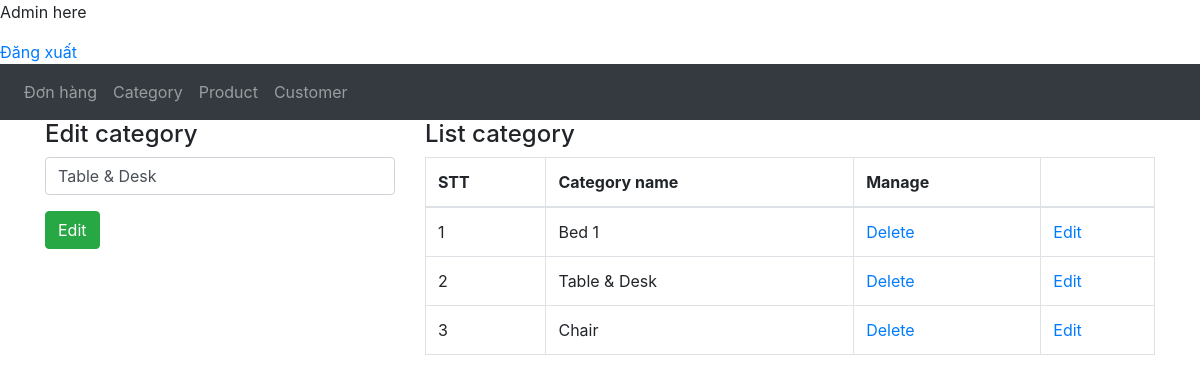
/admin/xulidanhmuc.php?sua=2, run on the app's committed database.
### tables this page shows
CREATE TABLE `tbl_category` (
  `category_id` int(11) NOT NULL,
  `category_name` varchar(50) NOT NULL
);

### admin/xulidanhmuc.php (the view, shortened to what this page needs)
<?php
$con = mysqli_connect("localhost:3307","root","","donoithat");
?>
<?php
    $sql_category = mysqli_query($con, "SELECT * FROM tbl_category");
?>
<!DOCTYPE html>
<html lang="en">
<head>
    <link rel="stylesheet" href="https://maxcdn.bootstrapcdn.com/bootstrap/4.5.2/css/bootstrap.min.css">
</head>
<body>
<p>Admin here</p>
<a href = "dashboard.php?login=dangxuat">Đăng xuất</a>
<?php
 include_once('nav.php');
?>
<div class = "container">
    <div class="row">
        <div class = "col-md-4">
        <?php
        if(isset($_GET['sua'])){
        $danhmuc_id = $_GET['sua'];
        $sql_danhmuc_edit = mysqli_query($con, "SELECT * FROM tbl_category WHERE category_id = '$danhmuc_id'");
        $danhmuc_edit = mysqli_fetch_array($sql_danhmuc_edit);
        ?>
            <h4>Edit category</h4>
            <form action="?sua=<?php echo  $danhmuc_edit['category_id']?>" method = "POST" >
                <div class = "form-group" >
                <input type = "text" name = "danhmuc" class = "form-control" placeholder = "Enter name category" value = "<?php echo $danhmuc_edit['category_name']?>"required/>
                </div>
                <button type = "submit" class = "btn btn-success" name = "suadanhmuc">Edit</button>
            </form>
            <?php
            }
            ?>
        </div>
            <div class = "col-md-8">
            <h4>List category</h4>
            <table class = "table table-resonsive table-bordered table-tripped">
                <tr>
                    <th>STT</th>
                    <th>Category name</th>
                    <th>Manage</th>
                </tr>
                <tbody>
                <?php
                    $i = 1;
                    while($row_category = mysqli_fetch_array($sql_category)) {
                ?>
                   <tr>
                        <td><?php echo $i?></td>
                        <td><?php echo $row_category['category_name']?></td>
                        <td><a href = "?xoa=<?php echo $row_category['category_id']?>">Delete</a></td>
                        <td><a href = "?sua=<?php echo $row_category['category_id']?>">Edit</a></td>
                    </tr>
                <?php
                    $i++;
                    }
                ?>
                </tbody>
            </table>
        </div>
    </div>
</div>
</body>
</html>

### data on the page
tbl_category: danhmuc "Table & Desk", category_name "Table & Desk"
tbl_category: category_name "Bed 1"
tbl_category: category_name "Chair"
